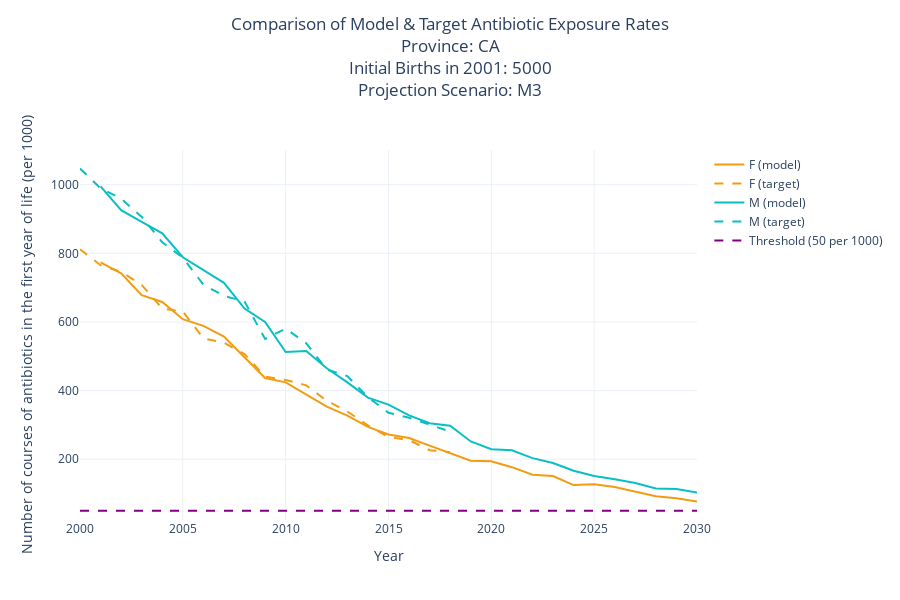

Write notebook code for a chart like this one.
### Markdown cell above
### Visualize Data

### Code cell
color_map={
    "M": "#09bfc4",
    "F": "#f39c12",
}

fig = px.line(
    model_abx_df,
    x="year",
    y="rate",
    title=f"Comparison of Model & Target Antibiotic Exposure Rates<br>"
    + f"Province: {PROVINCE}<br>"
    + f"Initial Births in {STARTING_YEAR}: {N_BIRTHS}<br>"
    + f"Projection Scenario: {GROWTH_TYPE}",
    labels={"rate": "Number of courses of antibiotics in the first year of life (per 1000)"},
    color="sex",
    color_discrete_map=color_map,
    height=600
)
fig.for_each_trace(lambda t: t.update(name=t.name + " (model)"))

fig_target = px.line(
    target_abx_df,
    x="year",
    y="rate",
    labels={"rate": "Number of courses of antibiotics in the first year of life (per 1000)"},
    color="sex",
    color_discrete_map=color_map,
    line_dash_sequence=["dash"],
    height=600
)
fig_target.for_each_trace(lambda t: t.update(name=t.name + " (target)"))
fig.add_traces(
    fig_target.data
)
fig.add_hline(
    y=50,
    line_dash="dash",
    line_color="purple",
    showlegend=True,
    name="Threshold (50 per 1000)"
)

fig.update_xaxes(title_text="Year")
fig.update_layout(
    legend_title_text="",
    title_x=0.5,
    title_y=0.95,
    margin=dict(t=150), # Adjust top margin for title
    showlegend=True
)
fig.show(config=config)

### Figure 1 — Plotly figure (JSON) as saved in the notebook; plotly's stock layout.template omitted (floating-point values rounded to 4 significant figures)
{"data": [{"hovertemplate": "sex=F<br>year=%{x}<br>Number of courses of antibiotics in the first year of life (per 1000)=%{y}<extra></extra>", "legendgroup": "F", "line": {"color": "#f39c12", "dash": "solid"}, "marker": {"symbol": "circle"}, "mode": "lines", "name": "F (model)", "orientation": "v", "showlegend": true, "type": "scatter", "x": [2001, 2002, 2003, 2004, 2005, 2006, 2007, 2008, 2009, 2010, 2011, 2012, 2013, 2014, 2015, 2016, 2017, 2018, 2019, 2020, 2021, 2022, 2023, 2024, 2025, 2026, 2027, 2028, 2029, 2030], "xaxis": "x", "y": [773.4, 741.9, 678.0, 658.2, 608.1, 588.8, 557.4, 498.7, 436.8, 424.1, 388.6, 353.4, 327.1, 294.3, 272.3, 261.8, 239.9, 216.9, 195.6, 194.4, 177.0, 154.8, 151.3, 124.9, 127.3, 119.1, 105.0, 92.32, 86.53, 77.0], "yaxis": "y"}, {"hovertemplate": "sex=M<br>year=%{x}<br>Number of courses of antibiotics in the first year of life (per 1000)=%{y}<extra></extra>", "legendgroup": "M", "line": {"color": "#09bfc4", "dash": "solid"}, "marker": {"symbol": "circle"}, "mode": "lines", "name": "M (model)", "orientation": "v", "showlegend": true, "type": "scatter", "x": [2001, 2002, 2003, 2004, 2005, 2006, 2007, 2008, 2009, 2010, 2011, 2012, 2013, 2014, 2015, 2016, 2017, 2018, 2019, 2020, 2021, 2022, 2023, 2024, 2025, 2026, 2027, 2028, 2029, 2030], "xaxis": "x", "y": [995.3, 925.6, 891.9, 858.2, 788.5, 750.0, 713.9, 639.0, 599.9, 512.6, 515.2, 465.2, 424.1, 379.7, 359.3, 327.8, 305.2, 297.8, 251.9, 229.5, 226.2, 203.3, 188.9, 166.7, 151.5, 141.9, 130.8, 114.9, 113.2, 103.3], "yaxis": "y"}, {"hovertemplate": "sex=F<br>year=%{x}<br>Number of courses of antibiotics in the first year of life (per 1000)=%{y}<extra></extra>", "legendgroup": "F", "line": {"color": "#f39c12", "dash": "dash"}, "marker": {"symbol": "circle"}, "mode": "lines", "name": "F (target)", "orientation": "v", "showlegend": true, "type": "scatter", "x": [2000, 2001, 2002, 2003, 2004, 2005, 2006, 2007, 2008, 2009, 2010, 2011, 2012, 2013, 2014, 2015, 2016, 2017, 2018], "xaxis": "x", "y": [812.0, 765.4, 746.1, 708.0, 639.2, 630.7, 552.3, 539.4, 506.5, 440.9, 430.9, 415.4, 370.4, 339.2, 298.8, 264.8, 256.1, 226.5, 220.7], "yaxis": "y"}, {"hovertemplate": "sex=M<br>year=%{x}<br>Number of courses of antibiotics in the first year of life (per 1000)=%{y}<extra></extra>", "legendgroup": "M", "line": {"color": "#09bfc4", "dash": "dash"}, "marker": {"symbol": "circle"}, "mode": "lines", "name": "M (target)", "orientation": "v", "showlegend": true, "type": "scatter", "x": [2000, 2001, 2002, 2003, 2004, 2005, 2006, 2007, 2008, 2009, 2010, 2011, 2012, 2013, 2014, 2015, 2016, 2017, 2018], "xaxis": "x", "y": [1047.0, 989.5, 959.2, 906.1, 832.2, 787.3, 708.6, 676.0, 659.5, 550.4, 580.7, 538.0, 461.1, 442.2, 381.0, 335.5, 321.0, 300.6, 280.8], "yaxis": "y"}], "layout": {"height": 600, "legend": {"title": {"text": ""}, "tracegroupgap": 0}, "margin": {"t": 150}, "shapes": [{"line": {"color": "purple", "dash": "dash"}, "name": "Threshold (50 per 1000)", "showlegend": true, "type": "line", "x0": 0, "x1": 1, "xref": "x domain", "y0": 50, "y1": 50, "yref": "y"}], "showlegend": true, "title": {"text": "Comparison of Model & Target Antibiotic Exposure Rates<br>Province: CA<br>Initial Births in 2001: 5000<br>Projection Scenario: M3", "x": 0.5, "y": 0.95}, "xaxis": {"anchor": "y", "domain": [0, 1], "title": {"text": "Year"}}, "yaxis": {"anchor": "x", "domain": [0, 1], "title": {"text": "Number of courses of antibiotics in the first year of life (per 1000)"}}}}
